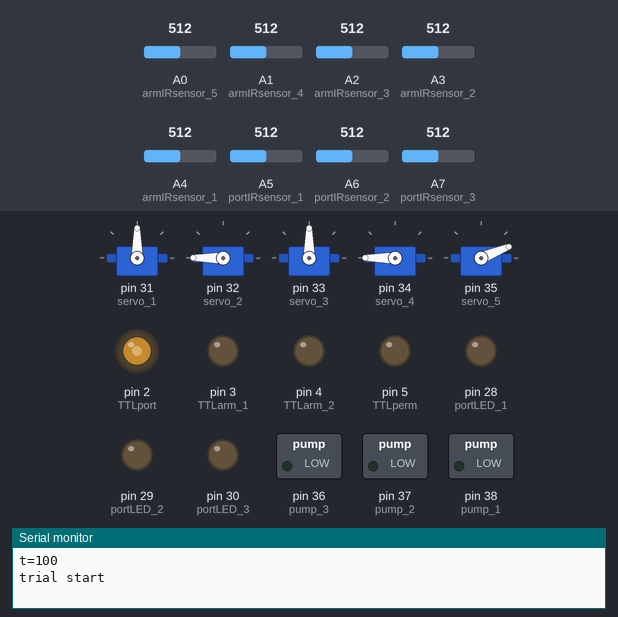
The sketch below on a simulated Arduino Mega 2560, built with avr-gcc and run on an emulated ATmega2560. On the bench: 5 × servo, switched loads named in the sketch (green lamp = pin HIGH), output pins drawn as LEDs (lit = HIGH), the last lines printed to the serial monitor. Dashed ring = blinking. Inputs (shaded band) come from the test bench; at power-on: A0 (armIRsensor_5) = 512, A1 (armIRsensor_4) = 512, A2 (armIRsensor_3) = 512, A4 (armIRsensor_1) = 512, A5 (portIRsensor_1) = 512, A6 (portIRsensor_2) = 512, A3 (armIRsensor_2) = 512, A7 (portIRsensor_3) = 512.

Above: at 1.3 s.
1.4 s: A0 (armIRsensor_5) set to 490
At 2.3 s:
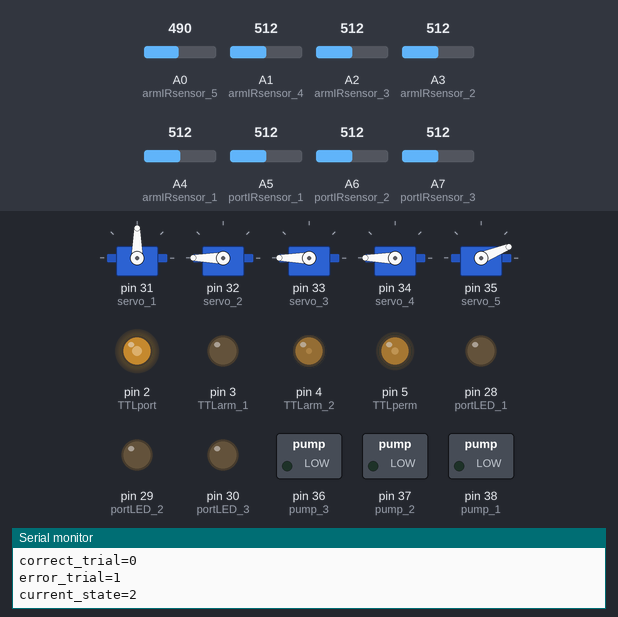
4.4 s: A1 (armIRsensor_4) set to 492
At 4.8 s:
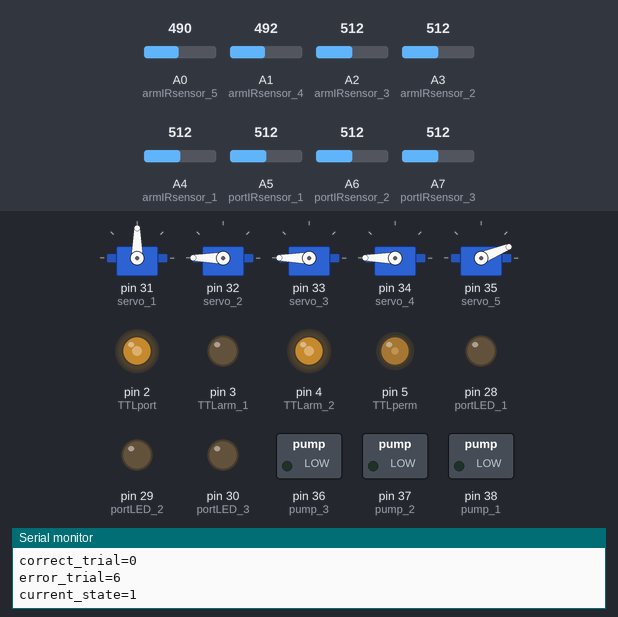
7.4 s: A2 (armIRsensor_3) set to 490
At 7.8 s:
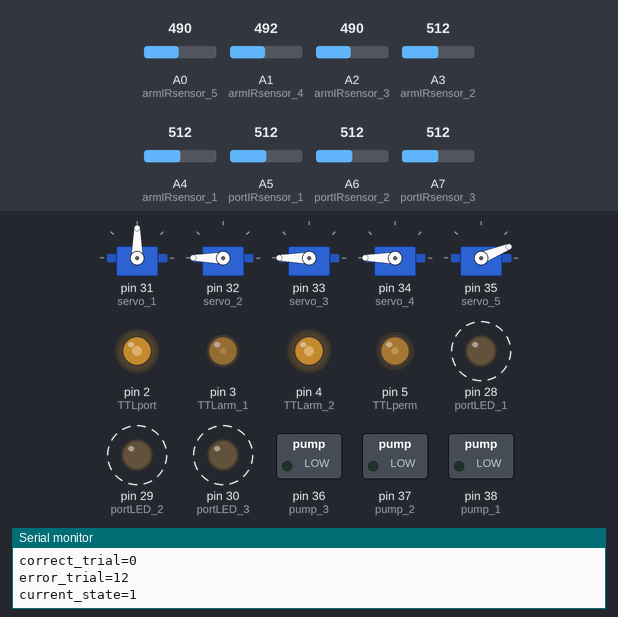
10.4 s: A4 (armIRsensor_1) set to 487
At 10.9 s:
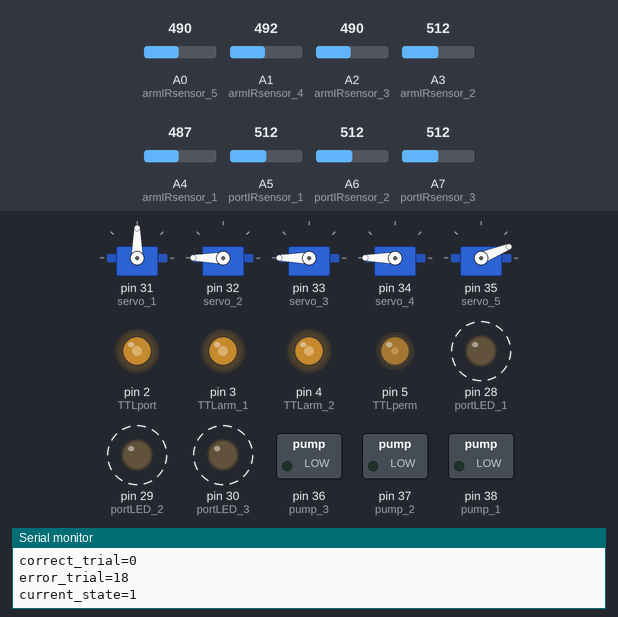
13.4 s: A5 (portIRsensor_1) set to 490
At 14.0 s:
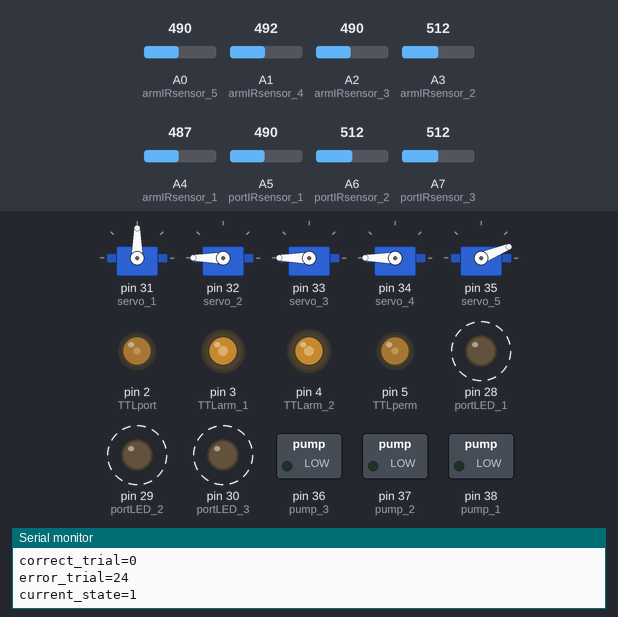
16.4 s: A6 (portIRsensor_2) set to 490
At 18.0 s:
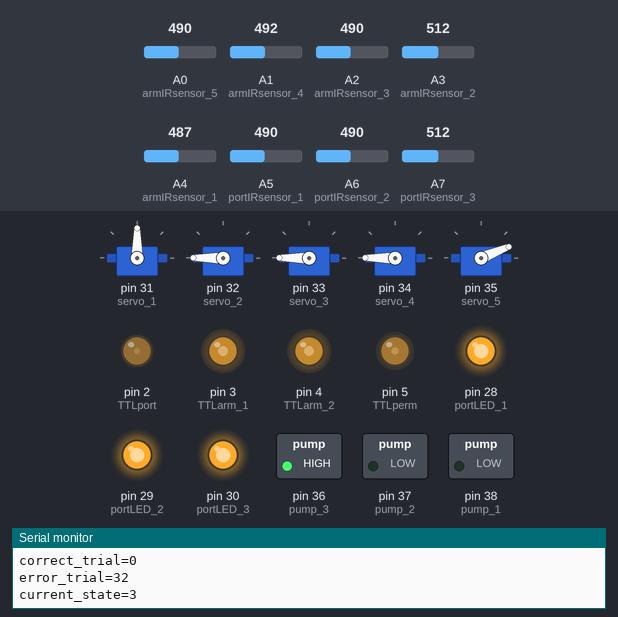
Timing chart, 0 to 20.4 s (numbered marks = the images above; inputs shaded):
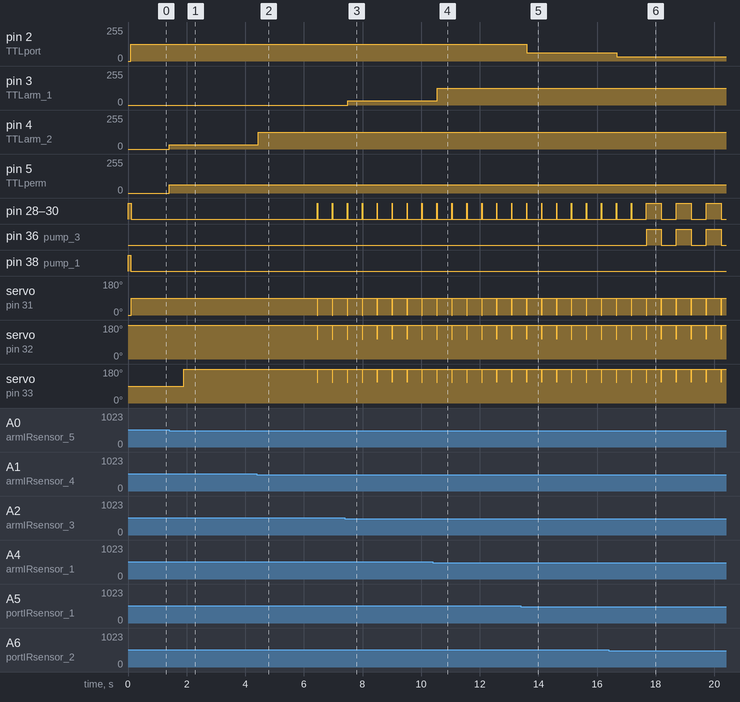

The sketch:

controlmaze2_stage3.ino
```cpp
#include <Servo.h> //library for servo motor.
#include <math.h>
Servo servo1; //For door left
Servo servo2; //For door middle
Servo servo3; //For door right
Servo servo4; //For door begin_left
Servo servo5; //For door begin_right
//Decalare pin
#define servo_1 31
#define servo_2 32
#define servo_3 33
#define servo_4 34
#define servo_5 35
#define pump_1 38 // left
#define pump_2 37 // middle
#define pump_3 36 // right
#define portIRsensor_1 A5  // left
#define portIRsensor_2 A6  // middle
#define portIRsensor_3 A7  // right
#define portLED_1 28 // left
#define portLED_2 29 // middle
#define portLED_3 30 // right
#define armIRsensor_1 A4 //For arm_left
#define armIRsensor_2 A3 //For arm_middle
#define armIRsensor_3 A2 //For arm_right
#define armIRsensor_4 A1 //For begin_left
#define armIRsensor_5 A0 //For begin_right
#define TTLport 2 //send TTL to intan with info from mouse port 1 , 2 and 3
#define TTLarm_1 3  //send TTL to intan with info from arm  1 , 2 and 3
#define TTLarm_2 4  //send TTL to intan with info from beginsensor 1 and 2  [armIRsensor_4  and armIRsensor_5 ]
#define TTLperm 5 //send TTL to intan with info from correct or trial_num
int servoopen_1 = 0;
int servoclose_1 = 90;
int servoopen_2 = 105;
int servoclose_2 = 180;
int servoopen_3 = 110;
int servoclose_3 = 180;
int servoopen_4 = 180;
int servoclose_4 = 130;
int servoopen_5 = 22;
int servoclose_5 = 63;
int position_target_1 = 1000;
int position_target_2 = 1000;
int position_target_3 = 1000;
int position_target_4 = 1000;
int position_target_5 = 1000;
unsigned long PUMP_OPEN_TIME = 100;// 35-40
unsigned long DOOR_WAIT_TIME = 5000;

int portIRsensorReading_1 = 0;
int portIRsensorReading_2 = 0;
int portIRsensorReading_3 = 0;
int armIRsensorReading_1 = 0;
int armIRsensorReading_2 = 0;
int armIRsensorReading_3 = 0;
int armIRsensorReading_4 = 0;
int armIRsensorReading_5 = 0;


boolean EnableWater_1 = false;
boolean EnableWater_2 = false;
boolean EnableWater_3 = false;
boolean water_open_1 = false;
boolean water_open_2 = false;
boolean water_open_3 = false;
unsigned long Water_1;
unsigned long Water_2;
unsigned long Water_3;
static unsigned long t;
int current_state = 0;
int previous_state = 0;
int correct_trial = 0;
int error_trial = 0;
int trial_num = 0;
int val = 254;
void setup()
{
    // put your setup code here, to run once:
    servo1.attach(servo_1);
    servo2.attach(servo_2);
    servo3.attach(servo_3);
    servo4.attach(servo_4);
    servo5.attach(servo_5);
    pinMode(pump_1, OUTPUT);
    pinMode(pump_2, OUTPUT);
    pinMode(pump_3, OUTPUT);
    pinMode(portLED_1, OUTPUT);
    pinMode(portLED_2, OUTPUT);
    pinMode(portLED_3, OUTPUT);
    //pinMode(portIRsensor_1, INPUT);
    //pinMode(portIRsensor_2, INPUT);
    //pinMode(portIRsensor_3, INPUT);
    //pinMode(armIRsensor_1, INPUT);
    //pinMode(armIRsensor_2, INPUT);
    //pinMode(armIRsensor_3, INPUT);
    //pinMode(armIRsensor_4, INPUT);
    //pinMode(armIRsensor_5, INPUT);
    pinMode(TTLport, OUTPUT);
    pinMode(TTLarm_1, OUTPUT);
    pinMode(TTLarm_2, OUTPUT);
    pinMode(TTLperm, OUTPUT);
    current_state = 1; //current state=1 left arm open 2:middle 3: right
    if (position_target_1 != servoopen_1)
    {
        servo1.write(servoopen_1);
        position_target_1 = servoopen_1;
    }

    if (position_target_2 != servoclose_2)
    {
        servo2.write(servoclose_2);
        position_target_2 = servoclose_2;
    }
    if (position_target_3 != servoclose_3)
    {
        servo2.write(servoclose_3);
        position_target_3 = servoclose_3;
    }
    if (position_target_4 != servoclose_4)
    {
        servo4.write(servoclose_4);
        position_target_4 = servoclose_4;
    }
    if (position_target_5 != servoclose_5)
    {
        servo5.write(servoclose_5);
        position_target_5 = servoclose_5;
    }
    digitalWrite(portLED_1, HIGH);
    digitalWrite(portLED_2, HIGH);
    digitalWrite(portLED_3, HIGH);
    Serial.begin(9600);
    digitalWrite(pump_1, HIGH);
    //digitalWrite(pump_2, HIGH);
    //digitalWrite(pump_3, HIGH);
    delay(PUMP_OPEN_TIME);
    digitalWrite(pump_1, LOW);
    //digitalWrite(pump_2, LOW);
    //digitalWrite(pump_3, LOW);
    t = millis();
    Serial.print("t=");
    Serial.println(t);
    Serial.print("trial start");

}


//rule : mice need to choose one arm + one port // And come back to trigger task reset.

void loop()
{
    // put your main code here, to run repeatedly:

    // mouse run in a order: state 1: open the port state 2 :close the port

    //Define: Correct=Left

    portIRsensorReading_1 = analogRead(portIRsensor_1);
    portIRsensorReading_2 = analogRead(portIRsensor_2);
    portIRsensorReading_3 = analogRead(portIRsensor_3);
    armIRsensorReading_1 = analogRead(armIRsensor_1);
    armIRsensorReading_2 = analogRead(armIRsensor_2);
    armIRsensorReading_3 = analogRead(armIRsensor_3);
    armIRsensorReading_4 = analogRead(armIRsensor_4);
    armIRsensorReading_5 = analogRead(armIRsensor_5);

    // write TTL to intan

    if (portIRsensorReading_1 > 500)
    {
        analogWrite(TTLport, round(val / 2));
    }

    else if (portIRsensorReading_2 > 500)
    {
        analogWrite(TTLport, round(val / 4));
    }
    else if (portIRsensorReading_3 > 500)
    {
        analogWrite(TTLport, round(val / 8));
    }
    else
    {
        analogWrite(TTLport, 0);
    }
    if (armIRsensorReading_1 < 500)
    {
        analogWrite(TTLarm_1, round(val / 2));
    }

    else if (armIRsensorReading_2 < 500)
    {
        analogWrite(TTLarm_1, round(val / 4));
    }
    else if (armIRsensorReading_3 < 500)
    {
        analogWrite(TTLarm_1, round(val / 8));
    }
    else
    {
        analogWrite(TTLarm_1, 0);
    }
    if (armIRsensorReading_4 < 500)
    {
        analogWrite(TTLarm_2, round(val / 2));
    }
    else if (armIRsensorReading_5 < 500)
    {
        analogWrite(TTLarm_2, round(val / 8));
    }
    else
    {
        analogWrite(TTLarm_2, 0);

    }
    //
    if (current_state == 1)
    {
        EnableWater_1 = true;
        EnableWater_2 = false;
        EnableWater_3 = false;

    }
    if (current_state == 2)
    {
        EnableWater_1 = false;
        EnableWater_2 = true;
        EnableWater_3 = false;

    }
    if (current_state == 3)
    {
        EnableWater_1 = false;
        EnableWater_2 = false;
        EnableWater_3 = true;

    }


    //It is time for choosing!
    //if (armIRsensorReading_1 < 500 || armIRsensorReading_2 < 500 || armIRsensorReading_3 < 500) //If mice always go back without trying the mouse port delete "//"
    if (portIRsensorReading_1 > 500 || portIRsensorReading_2 > 500 || portIRsensorReading_3 > 500)
    {
        if (position_target_1 != servoclose_1)
        {
            servo1.write(servoclose_1);
            position_target_1 = servoclose_1;
        }
        if (position_target_2 != servoclose_2)
        {
            servo2.write(servoclose_2);
            position_target_2 = servoclose_2;
        }
        if (position_target_3 != servoclose_3)
        {
            servo3.write(servoclose_3);
            position_target_3 = servoclose_3;
        }
        if (position_target_4 != servoopen_4)
        {
            servo4.write(servoopen_4);
            position_target_4 = servoopen_4;
        }
        if (position_target_5 != servoopen_5)
        {
            servo5.write(servoopen_5);
            position_target_5 = servoopen_5;
        }
    }


    //wrong trial: a mouse has chose one arm but tried the other ports.
    // Wrong arm/port notes: open doors in the begining arm + LED off
    // Strict rule: even a mouse first lick correct port but chooses the wrong arm, we will count it as a failure. Loose rule, after mice lick the correct port they will get water.
    if (EnableWater_1 && (portIRsensorReading_2 > 500 || portIRsensorReading_3 > 500 ))
    {

        error_trial += 1;
        EnableWater_1 = false;
        current_state = 0;
        previous_state = 3;// hold current_state=1
        digitalWrite(portLED_1, LOW);
        digitalWrite(portLED_2, LOW);
        digitalWrite(portLED_3, LOW);
    }
    if (EnableWater_2 && ( portIRsensorReading_1 > 500 || portIRsensorReading_3 > 500 ))
    {
        error_trial += 1;
        EnableWater_2 = false;
        previous_state = 1;  // hold current_state=2
        current_state = 0;
        digitalWrite(portLED_1, LOW);
        digitalWrite(portLED_2, LOW);
        digitalWrite(portLED_3, LOW);
    }
    if (EnableWater_3 &&( portIRsensorReading_1 > 500 || portIRsensorReading_2 > 500))
    {
        error_trial += 1;
        EnableWater_3 = false;
        digitalWrite(portLED_1, LOW);
        digitalWrite(portLED_2, LOW);
        digitalWrite(portLED_3, LOW);
        current_state = 0;
        previous_state = 2;// hold current_state=3
    }


    // Correct trail a mouse chooses left arm, Correct=Left
    if (EnableWater_1 && portIRsensorReading_1 > 500)
    {
        correct_trial += 1;
        Water_1 = millis();
        EnableWater_1 = false;
        water_open_1 = true;
        digitalWrite(pump_1, HIGH);
        current_state = 0;
        previous_state = 1;//will change state to 2
        analogWrite(TTLperm, round(val / 2));


    }
    if (water_open_1 && millis() - Water_1 >= PUMP_OPEN_TIME)
    {
        digitalWrite(pump_1, LOW);
        water_open_1 = false;
        analogWrite(TTLperm, round(0));
    }

    // Correct trail a mouse chooses middle arm, Correct=middle
    if (EnableWater_2 && portIRsensorReading_2 > 500)
    {
        correct_trial += 1;
        Water_2 = millis();
        digitalWrite(pump_2, HIGH);
        EnableWater_2 = false;
        water_open_2 = true;
        current_state = 0;
        previous_state = 2;//will change state to 3
        analogWrite(TTLperm, round(val / 2));

    }
    if (water_open_2 && millis() - Water_2 >= PUMP_OPEN_TIME)
    {
        digitalWrite(pump_2, LOW);
        water_open_2 = false;
        analogWrite(TTLperm, round(0));

    }

    // Correct trail a mouse chooses right arm, Correct=right
    if (EnableWater_3 && portIRsensorReading_3 > 500)
    {
        correct_trial += 1;
        Water_3 = millis();
        digitalWrite(pump_3, HIGH);
        EnableWater_3 = false;
        water_open_3 = true;
        current_state = 0;
        previous_state = 3;//will change state to 1
        analogWrite(TTLperm, round(val / 2));
    }
    if (water_open_3 && millis() - Water_3 >= PUMP_OPEN_TIME)
    {
        digitalWrite(pump_3, LOW);
        water_open_3 = false;
        analogWrite(TTLperm, round(0));

    }
    if (current_state == 0) //a mouse goes back and reset the task
    {
        if (armIRsensorReading_4 < 500 || armIRsensorReading_5 < 500)
        {
            analogWrite(TTLperm, round(val / 4));
            delay(500);
            if (position_target_1 != servoopen_1)
            {
                servo1.write(servoopen_1);

                position_target_1 = servoopen_1;
            }
            if (position_target_2 != servoopen_2)
            {
                servo2.write(servoopen_2);
                position_target_2 = servoopen_2;
            }
            if (position_target_3 != servoopen_3)
            {
                servo3.write(servoopen_3);
                position_target_3 = servoopen_3;
            }
            if (position_target_4 != servoclose_4)
            {
                servo4.write(servoclose_4);
                position_target_4 = servoclose_4;
            }
            if (position_target_5 != servoclose_5)
            {
                servo5.write(servoclose_5);
                position_target_5 = servoclose_5;
            }
            digitalWrite(portLED_1, HIGH);
            digitalWrite(portLED_2, HIGH);
            digitalWrite(portLED_3, HIGH);

            if (previous_state == 2)
            {
                current_state = 1;
                previous_state = 0;
            }

            if (previous_state == 1)
            {
                current_state = 3;
                previous_state = 0;
            }

            if (previous_state == 3)
            {
                current_state = 2;
                previous_state = 0;
            }

            trial_num += 1;
            t = millis();
            Serial.print("t=");
            Serial.println(t);
            Serial.print("trial_num=");
            Serial.println(trial_num);
            Serial.print("correct_trial=");
            Serial.println(correct_trial);
            Serial.print("error_trial=");
            Serial.println(error_trial);
            Serial.print("current_state=");
            Serial.println(current_state);
            analogWrite(TTLperm, round(0));
        }
    }


}
```

Measured:
- the behaviour switches between 500 and 499 on A0 (armIRsensor_5) (found by bisection; images 0 and 1)
- the behaviour switches between 500 and 499 on A1 (armIRsensor_4) (found by bisection; images 1 and 2)
- the behaviour switches between 500 and 499 on A4 (armIRsensor_1) (found by bisection; images 3 and 4)
- after the input at 1.4 s, pin 4 (TTLarm_2): 0/255 → 31/255 at once; pin 5 (TTLperm): 0/255 → 63/255 at once; servo on pin 33 (servo_3): 90° → 180° after 0.51 s
- after the input at 4.4 s, pin 4 (TTLarm_2): 31/255 → 127/255 at once
- after the input at 7.4 s, pin 3 (TTLarm_1): 0/255 → 31/255 after 0.09 s
- after the input at 10.4 s, pin 3 (TTLarm_1): 31/255 → 127/255 after 0.15 s
- after the input at 13.4 s, pin 2 (TTLport): 127/255 → 63/255 after 0.21 s
- after the input at 16.4 s, pin 2 (TTLport): 63/255 → 31/255 after 0.27 s; pin 36 (pump_3): alternates HIGH for 0.51 s and LOW for 0.51 s, starting after 1.3 s
